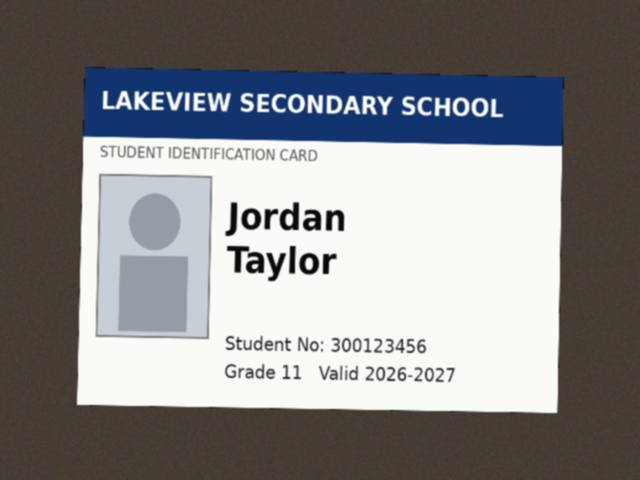
#> input picture firmware/main/assets/mock_card.jpg, 640 x 480 px
$ python make_preview_frame.py
#> lines starting #> are read from the running program, lines starting #| are printed output that depends on the picture
#!/usr/bin/env python3
"""Write a 320x240 RGB565 preview frame (little-endian) from the mock card, for the simulator."""
import sys
from pathlib import Path

import cv2
import numpy as np

HERE = Path(__file__).resolve().parent
card = HERE.parent / "main" / "assets" / "mock_card.jpg"
out = Path(sys.argv[1] if len(sys.argv) > 1 else "frame.rgb565")

img = cv2.resize(cv2.imread(str(card)), (320, 240), interpolation=cv2.INTER_AREA)
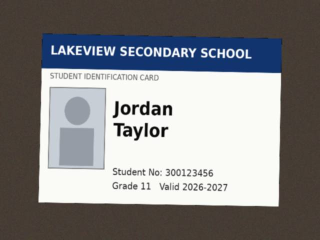
#> img: shape (240, 320, 3); mean B, G, R 133.7, 133.1, 133.7
rgb = cv2.cvtColor(img, cv2.COLOR_BGR2RGB).astype(np.uint16)
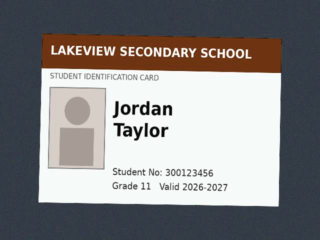
#> rgb: shape (240, 320, 3) uint16; mean B, G, R 133.7, 133.1, 133.7
rgb565 = ((rgb[..., 0] >> 3) << 11) | ((rgb[..., 1] >> 2) << 5) | (rgb[..., 2] >> 3)
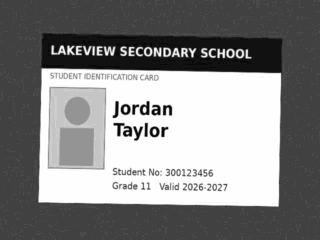
#> rgb565: shape (240, 320) uint16; min 32, max 65535, mean 34337; drawn with min black and max white
rgb565.astype("<u2").tofile(out)
print(f"wrote {out}")
